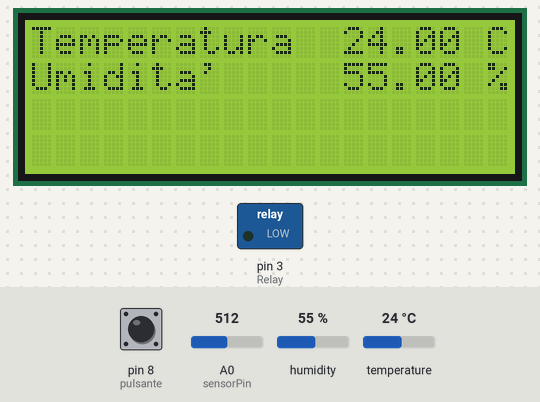
The sketch below on a simulated Arduino Uno, built with avr-gcc and run on an emulated ATmega328P. Shown: 20×4 character LCD, switched loads named in the sketch (green lamp = pin HIGH). The test bench sets the inputs (shaded band); at power-on: A0 (sensorPin) = 512, pin 8 (pulsante) LOW, humidity 55 %, temperature 24 °C. What the sketch prints to the serial monitor is not drawn.

Above: at 1.2 s.
1.3 s: A0 (sensorPin) set to 690
2.8 s: A0 (sensorPin) set to 714
At 3.3 s:
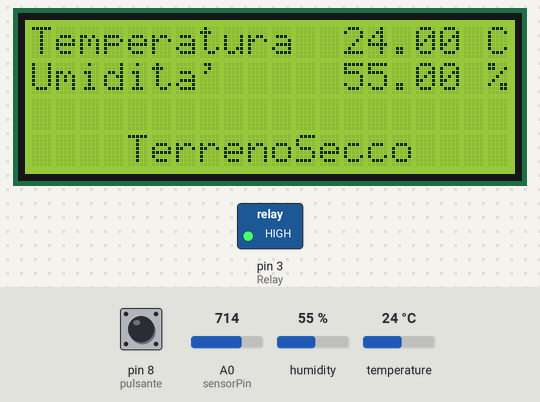
4.4 s: pin 8 (pulsante) pulled HIGH for 1 s
At 6.2 s:
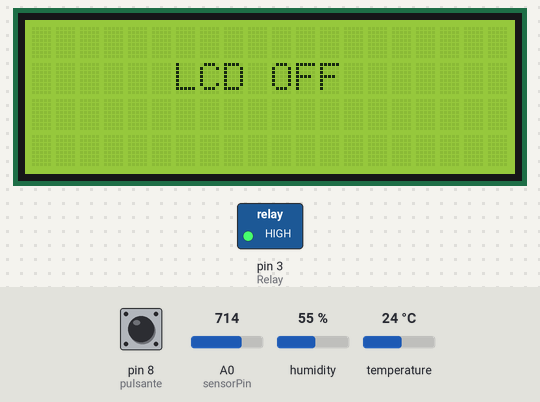
At 8.6 s:
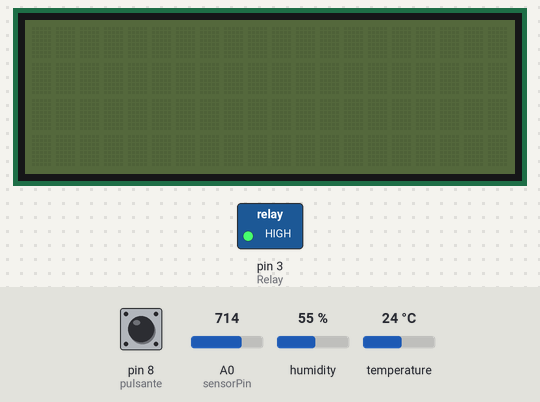
11.8 s: pin 8 (pulsante) pulled HIGH for 3.2 s
At 14.5 s:
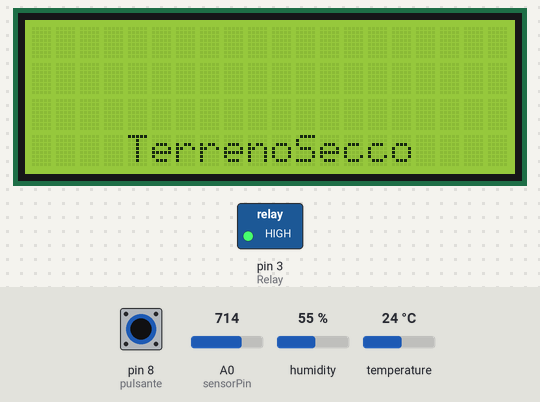
16.7 s: A0 (sensorPin) set to 466
18.7 s: A0 (sensorPin) set to 434
Timing chart, 0 to 21.2 s (numbered marks = the images above; inputs shaded):
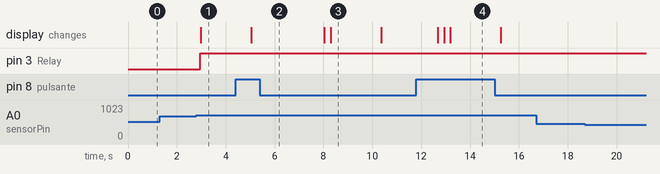

Measured:
- the behaviour switches between 700 and 701 on A0 (sensorPin) (found by bisection; images 0 and 1)
- after the input at 1.3 s, every drawn part: stays the same
- after the input at 2.8 s, pin 3 (Relay): LOW → HIGH after 0.16 s; the display: changes after 0.17 s (image 1)
- after the input at 4.4 s, the display: changes after 0.64 s (image 2)
- after the input at 16.7 s, every drawn part: stays the same
- after the input at 18.7 s, every drawn part: stays the same

The sketch:

Progetto_autoannaffiante_.ino
```cpp
#include <DHT.h>
#include <Wire.h> //libreria che consente la comunicazione con i2c
#include <LiquidCrystal_I2C.h>  //libreria display i2c
#include "DHT.h"
#define DHTPIN 7
// 7 è il pin di Arduino a cui collego il sensore di temperatura
#define DHTTYPE DHT11
// dht11 è il tipo di sensore che uso
DHT dht(DHTPIN, DHTTYPE);
//////////////////////addr, en,rw,rs,d4,d5,d6,d7,bl, blpol
LiquidCrystal_I2C lcd(0x27, 2, 1, 0, 4, 5, 6, 7, 3, POSITIVE); //impostazione indirizzo del display e pin del display LCD collegati all'i2c


int sensorPin = A0;
int sensorValues = 0;
const int Relay=3;
int pulsante = 8;
int bottone=0;
int statobottone=0;

void setup() {

lcd.begin(20, 4);


Serial.begin( 9600 );
  pinMode(sensorPin, INPUT);
  pinMode(Relay, OUTPUT);

pinMode(pulsante, INPUT);

}

void loop() {
//sensore temp and lcd

float t = dht.readTemperature();
float h = dht.readHumidity();
// posiziono il cursore alla colonna 12 e riga 0
lcd.setCursor(13, 0);
lcd.print(t);
lcd.print(" C");

lcd.setCursor(13, 1);
lcd.print(h);
lcd.print(" %");

lcd.setCursor(0,0);
lcd.print("Temperatura");
lcd.setCursor(0,1);
lcd.print("Umidita'");

bottone = digitalRead(pulsante);  //Lettura del pulsante

if (digitalRead(pulsante) ==1 && statobottone ==0) // viene eseguito la prima volta che vede il pulsante premuto
{
statobottone =1;
lcd.clear(),lcd.setCursor(6,1),lcd.print("LCD OFF"),delay(3000),lcd.off();
}

if (digitalRead(pulsante) ==1 && statobottone ==1){ statobottone =0;
lcd.clear(),delay(250),lcd.on();
}

//sensore terreno

Serial.print("Valore: ");
  Serial.println (analogRead(A0));
  delay(250);

    if (analogRead(A0)>700) {
    digitalWrite (Relay, HIGH),lcd.setCursor(4,3),lcd.print("TerrenoSecco");
    delay(2000);
    if (analogRead(A0)<450)
    digitalWrite(Relay, LOW),lcd.setCursor(4,3),lcd.print("TerrenoUmido");
}

}
```
